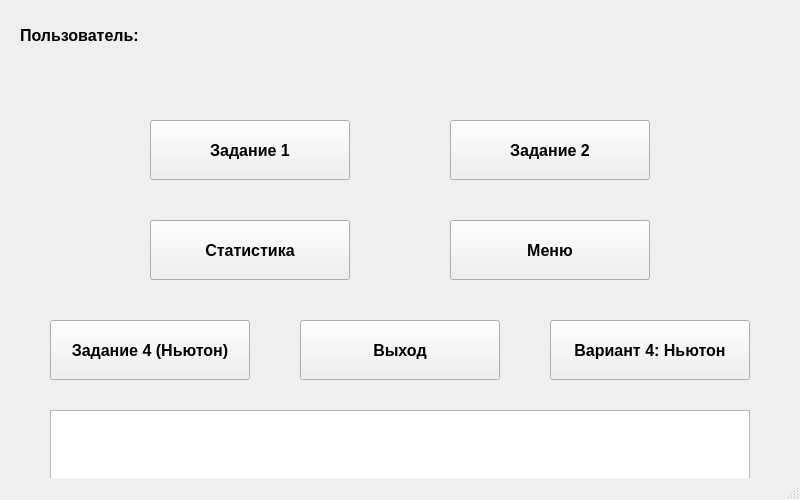
<?xml version="1.0" encoding="UTF-8"?>
<ui version="4.0">
 <class>MainWindow</class>
 <widget class="QMainWindow" name="MainWindow">
  <property name="geometry">
   <rect>
    <x>0</x>
    <y>0</y>
    <width>800</width>
    <height>500</height>
   </rect>
  </property>
  <property name="windowTitle">
   <string>Главное окно</string>
  </property>
  <widget class="QWidget" name="centralwidget">
   <widget class="QLabel" name="userLabel">
    <property name="geometry">
     <rect>
      <x>20</x>
      <y>20</y>
      <width>300</width>
      <height>30</height>
     </rect>
    </property>
    <property name="font">
     <font>
      <pointsize>12</pointsize>
      <bold>true</bold>
     </font>
    </property>
    <property name="text">
     <string>Пользователь:</string>
    </property>
   </widget>
   <widget class="QPushButton" name="task1Button">
    <property name="geometry">
     <rect>
      <x>150</x>
      <y>120</y>
      <width>200</width>
      <height>60</height>
     </rect>
    </property>
    <property name="font">
     <font>
      <pointsize>12</pointsize>
      <bold>true</bold>
     </font>
    </property>
    <property name="text">
     <string>Задание 1</string>
    </property>
   </widget>
   <widget class="QPushButton" name="task2Button">
    <property name="geometry">
     <rect>
      <x>450</x>
      <y>120</y>
      <width>200</width>
      <height>60</height>
     </rect>
    </property>
    <property name="font">
     <font>
      <pointsize>12</pointsize>
      <bold>true</bold>
     </font>
    </property>
    <property name="text">
     <string>Задание 2</string>
    </property>
   </widget>
   <widget class="QPushButton" name="statsButton">
    <property name="geometry">
     <rect>
      <x>150</x>
      <y>220</y>
      <width>200</width>
      <height>60</height>
     </rect>
    </property>
    <property name="font">
     <font>
      <pointsize>12</pointsize>
      <bold>true</bold>
     </font>
    </property>
    <property name="text">
     <string>Статистика</string>
    </property>
   </widget>
   <widget class="QPushButton" name="menuButton">
    <property name="geometry">
     <rect>
      <x>450</x>
      <y>220</y>
      <width>200</width>
      <height>60</height>
     </rect>
    </property>
    <property name="font">
     <font>
      <pointsize>12</pointsize>
      <bold>true</bold>
     </font>
    </property>
    <property name="text">
     <string>Меню</string>
    </property>
   </widget>
   <widget class="QPushButton" name="logoutButton">
    <property name="geometry">
     <rect>
      <x>300</x>
      <y>320</y>
      <width>200</width>
      <height>60</height>
     </rect>
    </property>
    <property name="font">
     <font>
      <pointsize>12</pointsize>
      <bold>true</bold>
     </font>
    </property>
    <property name="text">
     <string>Выход</string>
    </property>
   </widget>
   <widget class="QPushButton" name="task4Button">
    <property name="geometry">
     <rect>
      <x>50</x>
      <y>320</y>
      <width>200</width>
      <height>60</height>
     </rect>
    </property>
    <property name="font">
     <font>
      <pointsize>12</pointsize>
      <bold>true</bold>
     </font>
    </property>
    <property name="text">
     <string>Задание 4 (Ньютон)</string>
    </property>
   </widget>
   <widget class="QPushButton" name="newtonButton">
    <property name="geometry">
     <rect>
      <x>550</x>
      <y>320</y>
      <width>200</width>
      <height>60</height>
     </rect>
    </property>
    <property name="font">
     <font>
      <pointsize>12</pointsize>
      <bold>true</bold>
     </font>
    </property>
    <property name="text">
     <string>Вариант 4: Ньютон</string>
    </property>
   </widget>
   <widget class="QTextEdit" name="infoTextEdit">
    <property name="geometry">
     <rect>
      <x>50</x>
      <y>410</y>
      <width>700</width>
      <height>70</height>
     </rect>
    </property>
    <property name="readOnly">
     <bool>true</bool>
    </property>
   </widget>
  </widget>
  <widget class="QStatusBar" name="statusbar"/>
 </widget>
 <resources/>
 <connections/>
</ui>
